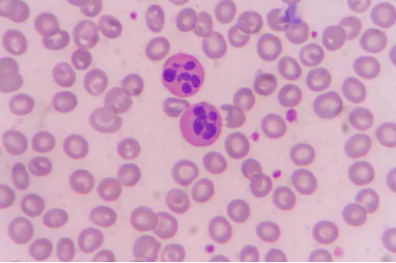
#> input picture WhiteBloodCell01.bmp, 396 x 263 px
$ jupyter execute --allow-errors Untitled.ipynb
#> lines starting #> are read from the running program, lines starting #| are printed output that depends on the picture; pictures that were not available may be replaced by others from this repository, and a replacement may not be noted
[cell 1]
from skimage.io import imread,imsave
from skimage import *

# 锐化+平滑滤波操作
img_path1 = './WhiteBloodCell01.bmp'

from PIL import Image, ImageFilter
im = Image.open(img_path1)
#> im is the input picture: PIL image 396x263 RGB; mean R, G, B 206, 162.5, 189.9
# 没找到skimage的锐化api...所以用了PIL的
im.filter(ImageFilter.SHARPEN).save('./细菌图_temp.jpg')
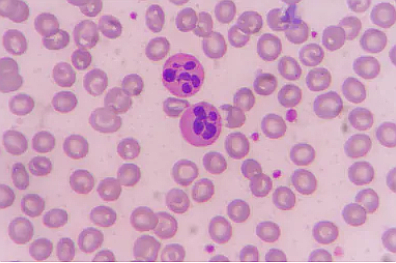
#> saved as 细菌图_temp.jpg: PIL image 396x263 RGB; mean R, G, B 206, 162.5, 189.9

sharpen_data = imread('细菌图_temp.jpg')
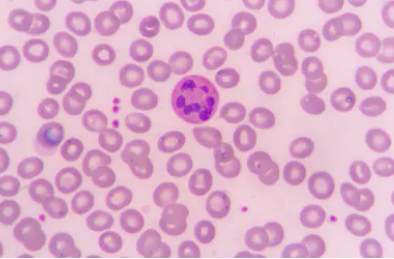
#> input picture WhiteBloodCell02.bmp, 394 x 259 px, given in place of 细菌图_temp.jpg, which was not available
#> sharpen_data is the input picture: shape (259, 394, 3); mean R, G, B 220.9, 172.6, 202.1
img = color.rgb2gray(sharpen_data)
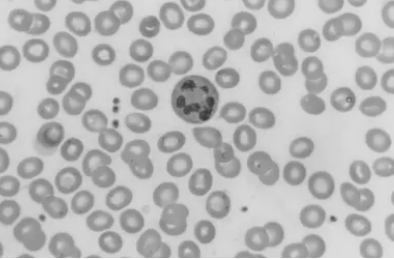
#> img: shape (259, 394) float64; min 0.212, max 1, mean 0.726
#> (the rest of this cell did not finish here and is left out)
